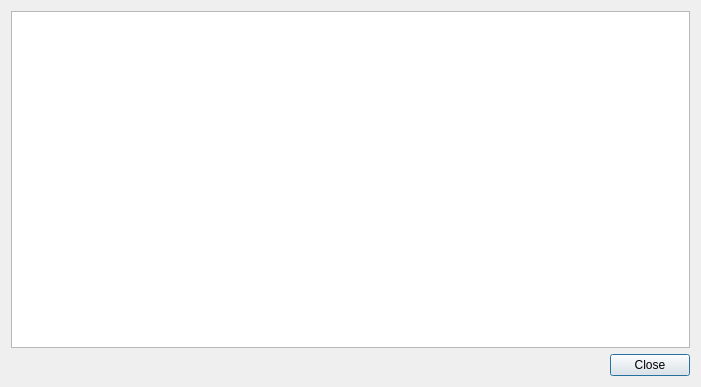
<?xml version="1.0" encoding="UTF-8"?>
<ui version="4.0">
 <class>mdtClPathGraphDialog</class>
 <widget class="QDialog" name="mdtClPathGraphDialog">
  <property name="geometry">
   <rect>
    <x>0</x>
    <y>0</y>
    <width>701</width>
    <height>387</height>
   </rect>
  </property>
  <property name="windowTitle">
   <string>Path view</string>
  </property>
  <layout class="QVBoxLayout" name="verticalLayout">
   <item>
    <widget class="QGraphicsView" name="gvPath"/>
   </item>
   <item>
    <widget class="QDialogButtonBox" name="buttonBox">
     <property name="orientation">
      <enum>Qt::Horizontal</enum>
     </property>
     <property name="standardButtons">
      <set>QDialogButtonBox::Close</set>
     </property>
    </widget>
   </item>
  </layout>
 </widget>
 <resources/>
 <connections>
  <connection>
   <sender>buttonBox</sender>
   <signal>accepted()</signal>
   <receiver>mdtClPathGraphDialog</receiver>
   <slot>accept()</slot>
   <hints>
    <hint type="sourcelabel">
     <x>248</x>
     <y>254</y>
    </hint>
    <hint type="destinationlabel">
     <x>157</x>
     <y>274</y>
    </hint>
   </hints>
  </connection>
  <connection>
   <sender>buttonBox</sender>
   <signal>rejected()</signal>
   <receiver>mdtClPathGraphDialog</receiver>
   <slot>reject()</slot>
   <hints>
    <hint type="sourcelabel">
     <x>316</x>
     <y>260</y>
    </hint>
    <hint type="destinationlabel">
     <x>286</x>
     <y>274</y>
    </hint>
   </hints>
  </connection>
 </connections>
</ui>
